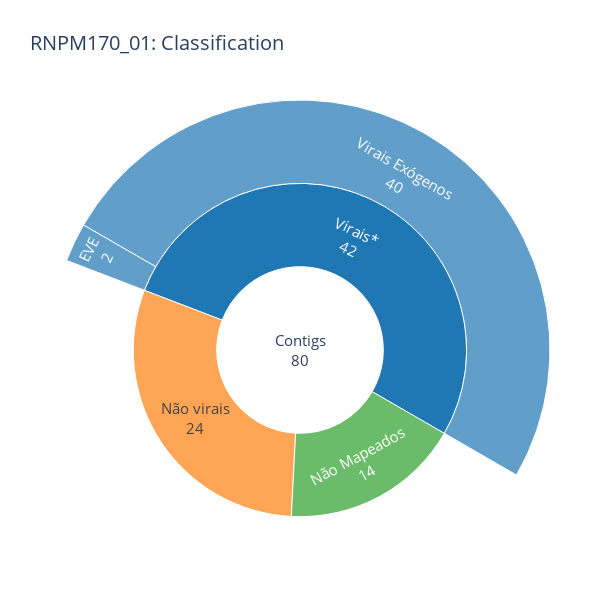

Notebook code for this chart:
### Code cell
import plotly.graph_objects as go
import plotly.express as px


# 0	RNPM68_01	2	12	5	1	1	0	12	0	5	0.0	0.0	0.0
# 1	RNPM164_01	42	24	14	40	2	0	24	0	14	0.0	0.0	0.0
# 3	RKPM44_06	25	21	26	23	2	0	21	0	26	0.0	0.0	0.0
# 8	RNPM170_01	42	24	14	40	2	0	24	0	14	0.0	0.0	0.0
# 6	RNPM110_02	47	73	151	17	30	4	69	1	150	5.797101	0.666667	2.283105
# 5	RNPM2_02	61	270	943	5	56	24	246	64	879	9.756098	7.281001	7.822222
# 2	RNPM221_01	20	297	62	11	9	23	274	4	58	8.394161	6.896552	8.13253

# ID	viral	nonviral	nohit	viral [viral]	viral [eve]	nonviral [viral]	nonviral [eve]	nohit [viral]	nohit [eve]	nv_v %	nh_v %	foo %
# RNPM169_01    24  18  7	22	2	2	16	0	7	12.5	0.0	8.695652

# 4	ZIKV_01	66	346	330	36	30	99	247	93	237	40.080972	39.240506	39.669421


# df = px.data.tips()
# fig = px.sunburst(df, path=['sex', 'day', 'time'], values='total_bill', color='day')
# fig.show()


sunburst = go.Sunburst(
# fig = go.Figure(px.Sunburst(
    # labels=["Contigs Montados", "Não virais"],
    # parents=["", "Contigs Montados"],
    # values=[70, 346],
    textinfo='label+value',
    # leaf=[.7, .3],
    # leaf=.3,
    # leaf=True
    sort=True,
    rotation=-30,
    # insidetextorientation='horizontal',
    # insidetextorientation='radial',
    # insidetextorientation='tangential',
    branchvalues='total',
    textfont_size=15,
    labels=["Contigs", "Não virais", "Não Mapeados", "Virais*", "Virais Exógenos", "EVE"],
    # labels=["Contigs Montados", "Contigs >= 200 nt", "Não virais", "Não Mapeados", "Virais*", "Virais Endógenos", "Virais"],
    # parents=["", "Contigs Montados", "Contigs Montados", "Contigs Montados", "Virais*", "Virais*" ],
    parents=["", "Contigs", "Contigs", 'Contigs', "Virais*", "Virais*" ],
    # values=[3166, 80, 24, 14, 42, 40, 2],
    values=[80, 24, 14, 42, 40, 2],
)

fig = go.Figure(
    data=[sunburst],
    layout=go.Layout(
        title=go.layout.Title(text="RNPM170_01: Classification"),
        title_font_size=20,
        height=600,
        width=600,
        margin=dict(l=0, r=0, b=0),
        # automargin=False,
        # autosize=True,
        # boxmode=True,
        colorway=['#1f77b4', '#ff7f0e', '#2ca02c', '#d62728', '#9467bd', '#8c564b', '#e377c2', '#7f7f7f', '#bcbd22', '#17becf'],
        # colorway=['#ff7f0e', '#2ca02c', '#d62728', '#9467bd', '#8c564b', '#e377c2', '#7f7f7f', '#bcbd22', '#17becf'],
        # colorway=['#2ca02c', '#d62728', '#9467bd', '#8c564b', '#e377c2', '#7f7f7f', '#bcbd22', '#17becf'],
        # colorway=['#1f77b4', '#2ca02c', '#8c564b', '#e377c2', '#7f7f7f', '#bcbd22', '#17becf'],
    )
)
# fig.update_layout(title_automargin='paper')
# fig.update_layout(title_text='RNPM170_01: Classification', margin=dict(l=0, r=0, b=0))


fig.show()

# ? go.Layout

### Figure 1 — Plotly figure (JSON) as saved in the notebook; plotly's stock layout.template omitted (floating-point values rounded to 4 significant figures)
{"data": [{"branchvalues": "total", "labels": ["Contigs", "Não virais", "Não Mapeados", "Virais*", "Virais Exógenos", "EVE"], "parents": ["", "Contigs", "Contigs", "Contigs", "Virais*", "Virais*"], "rotation": -30, "sort": true, "textfont": {"size": 15}, "textinfo": "label+value", "type": "sunburst", "values": [80, 24, 14, 42, 40, 2]}], "layout": {"colorway": ["#1f77b4", "#ff7f0e", "#2ca02c", "#d62728", "#9467bd", "#8c564b", "#e377c2", "#7f7f7f", "#bcbd22", "#17becf"], "height": 600, "margin": {"b": 0, "l": 0, "r": 0}, "title": {"font": {"size": 20}, "text": "RNPM170_01: Classification"}, "width": 600}}
